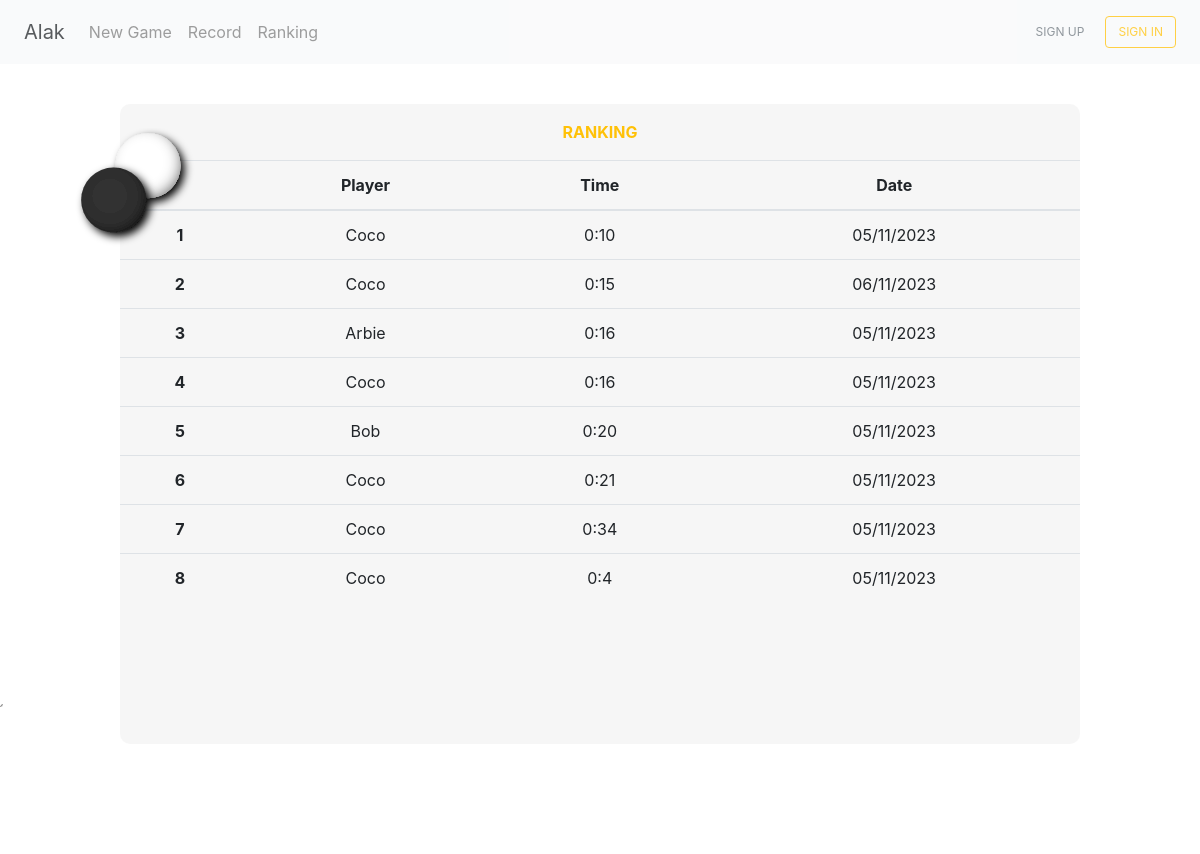
Page /ranking on the committed database.
### project/models.py (models this page shows)
class Record(db.Model):
    __tablename__ = 'record'
    id = db.Column(db.Integer(), primary_key=True)
    user_id = db.Column(db.String(50))
    user_name = db.Column(db.String(50))
    time = db.Column(db.String(50))
    result = db.Column(db.String(50))
    date = db.Column(db.String(50))

### project/main.py (the view)
@main.route('/ranking')
def ranking():
    try:
        displayed_name = current_user.name
    except:
        displayed_name = "our guest"
    record = Record.query.filter_by(result="WIN").order_by(Record.time).limit(10).all()
    return render_template('ranking.html', result=record, name=displayed_name)

### project/templates/ranking.html (shortened to what this page needs)
{% extends 'base.html' %}
{% block content %}
    <svg id="svg" style="position: absolute; z-index: 1; top: 15%; left: 3%;" viewBox="-2.2 -2.2 7 7" xmlns="http://www.w3.org/2000/svg" width="200" height="120">
        <use href="#piece-white" x="2" y="0"/>
        <use href="#piece-black" x="0" y="2"/>
    </svg>
    <div style="position: relative; top: 5%; overflow-x: auto;" class="square rounded-9 big-square text-center">
        <p class="text-warning text-uppercase font-weight-bold pt-3">RANKING</p>
        <table class="table">
          <thead>
            <tr>
              <th scope="col"></th>
              <th scope="col">Player</th>
              <th scope="col">Time</th>
              <th scope="col">Date</th>
            </tr>
          </thead>
          <tbody style="overflow: auto; height: 100px;">
            {% for i in range(result | length) %}
            <tr>
              <th scope="row">{{ i + 1}}</th>
              <td> {{ result[i].user_name }} </td>
              <td> {{ result[i].time }} </td>
              <td> {{ result[i].date }} </td>
            </tr>
            {% endfor %}
          </tbody>
        </table>
    </div>
{% endblock %}

### project/static/css/style.css (style rules this page uses)
.big-square { background-color: rgba(245, 245, 245, .85); height: 80%; width: 80%; margin-left: auto; margin-right: auto; display: block; border-radius: 10px; }

### rows in the picture
Record: user_name "Coco", time "0:10", date "05/11/2023"
Record: user_name "Coco", time "0:15", date "06/11/2023"
Record: user_name "Arbie", time "0:16", date "05/11/2023"
Record: user_name "Coco", time "0:16", date "05/11/2023"
Record: user_name "Bob", time "0:20", date "05/11/2023"
Record: user_name "Coco", time "0:21", date "05/11/2023"
Record: user_name "Coco", time "0:34", date "05/11/2023"
Record: user_name "Coco", time "0:4", date "05/11/2023"

### other values in the picture
{{ i + 1 }} "1" "2" "3" "4" "5" "6" "7" "8"
